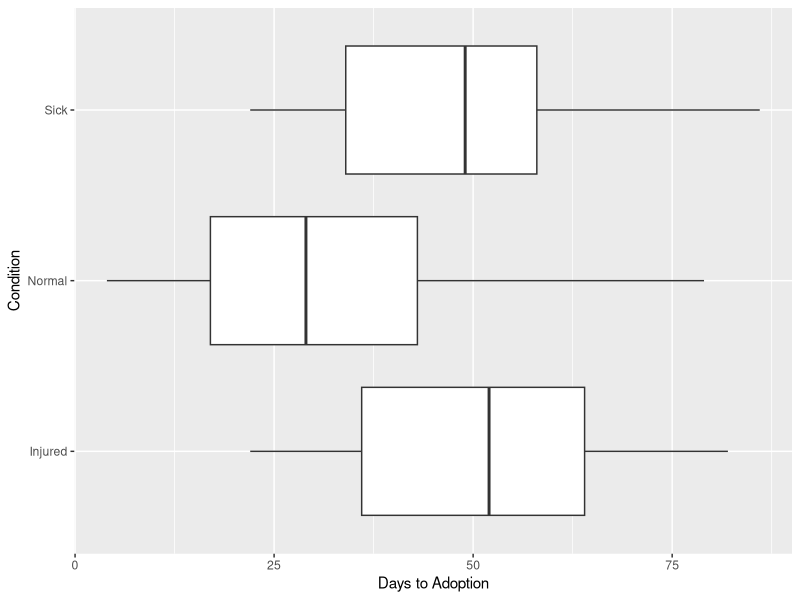

The R source for this figure:
## ---- chunk 1
knitr::opts_chunk$set(echo = TRUE)
## ---- chunk 2
shelter <- read.csv("shelter.csv")
library(ggplot2)
ggplot(shelter) + geom_boxplot(aes(x = Days.to.Adoption, Condition)) + labs(x = "Days to Adoption", y = "Condition")
aggregate(Days.to.Adoption ~ Condition, data = shelter, median)
## ---- chunk 3

